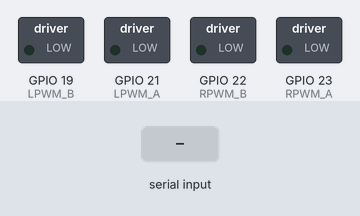
Bench run of a sketch on a simulated ESP32. Shown: switched loads named in the sketch (green lamp = pin HIGH). The test bench sets the inputs (shaded band). Nothing arrives over Bluetooth unless stated.

Above: at 1.2 s.
1.3 s: "F" received over the second serial link
At 2.5 s:
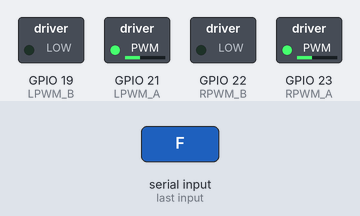
2.8 s: "B" received over the second serial link
At 3.7 s:
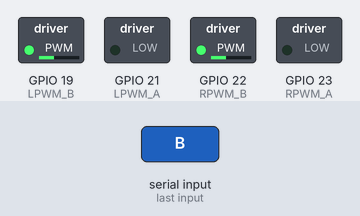
4.3 s: "L" received over the second serial link
At 4.9 s:
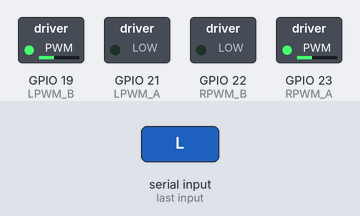
5.8 s: "R" received over the second serial link
At 7.0 s:
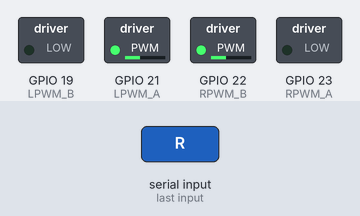
7.3 s: "I" received over the second serial link
At 8.4 s:
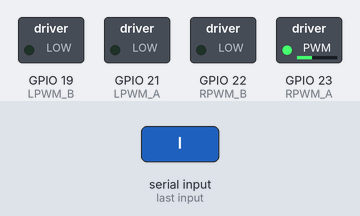
8.8 s: "J" received over the second serial link
At 9.5 s:
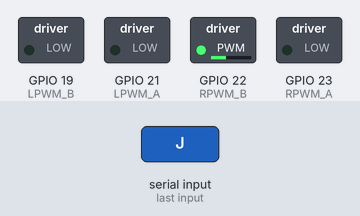
Timing chart, 0 to 11.3 s (numbered marks = the images above; inputs shaded):
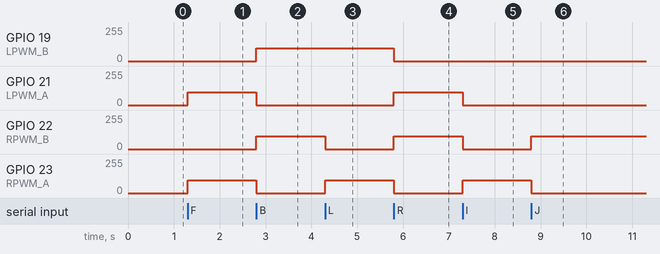

The sketch:

Soccerbot_Bluetooth_Code.ino
```cpp
#include "BluetoothSerial.h"


// Motor pins (Left)
#define LPWM_A  21
#define LPWM_B  19

// Motor pins (Right)
#define RPWM_A  23
#define RPWM_B  22


// Constants
#define MAX_RPM        800
#define LIMIT_RPM      300
#define MAX_PWM        255
#define LIMIT_PWM      ((LIMIT_RPM * MAX_PWM) / MAX_RPM)


BluetoothSerial serialBT;
char BT;
int Speed = LIMIT_PWM;


void setup() {
  Serial.begin(115200);
  serialBT.begin("Soccerbot IUT");
  pinMode(RPWM_A, OUTPUT);
  pinMode(RPWM_B, OUTPUT);
  pinMode(LPWM_A, OUTPUT);
  pinMode(LPWM_B, OUTPUT);

  ledcAttach(RPWM_A, 5000, 8);
  ledcAttach(RPWM_B, 5000, 8);
  ledcAttach(LPWM_A, 5000, 8);
  ledcAttach(LPWM_B, 5000, 8);
}

void loop() {
  while (serialBT.available()) {
    BT = serialBT.read();

    if ('0'<=BT<='4') Speed = LIMIT_PWM;
    else Speed = MAX_PWM;


    if (BT == 'F') go_forward();
    else if (BT == 'B') go_backward();
    else if (BT == 'L') go_left();
    else if (BT == 'R') go_right();
    else if (BT == 'S') stopMotors();
    else if (BT == 'I') forward_right();
    else if (BT == 'J') backward_right();
    else if (BT == 'G') forward_left();
    else if (BT == 'H') backward_left();
    else stopMotors();
  }
}


void go_forward() {
  ledcWrite(RPWM_A, LIMIT_PWM);
  ledcWrite(RPWM_B, 0);
  ledcWrite(LPWM_A, LIMIT_PWM);
  ledcWrite(LPWM_B, 0);
}
void go_backward() {
  ledcWrite(RPWM_A, 0);
  ledcWrite(RPWM_B, Speed);
  ledcWrite(LPWM_A, 0);
  ledcWrite(LPWM_B, Speed);
}
void go_right() {
  ledcWrite(RPWM_A, 0);
  ledcWrite(RPWM_B, LIMIT_PWM);
  ledcWrite(LPWM_A, LIMIT_PWM);
  ledcWrite(LPWM_B, 0);
}
void go_left() {
  ledcWrite(RPWM_A, LIMIT_PWM);
  ledcWrite(RPWM_B, 0);
  ledcWrite(LPWM_A, 0);
  ledcWrite(LPWM_B, LIMIT_PWM);
}
void stopMotors() {
  ledcWrite(RPWM_A, 0);
  ledcWrite(RPWM_B, 0);
  ledcWrite(LPWM_A, 0);
  ledcWrite(LPWM_B, 0);
}
void forward_right() {
  ledcWrite(RPWM_A, LIMIT_PWM);
  ledcWrite(RPWM_B, 0);
  ledcWrite(LPWM_A, 0);
  ledcWrite(LPWM_B, 0);
}
void backward_right() {
  ledcWrite(RPWM_A, 0);
  ledcWrite(RPWM_B, Speed);
  ledcWrite(LPWM_A, 0);
  ledcWrite(LPWM_B, 0);
}
void forward_left() {
  ledcWrite(RPWM_A, 0);
  ledcWrite(RPWM_B, 0);
  ledcWrite(LPWM_A, LIMIT_PWM);
  ledcWrite(LPWM_B, 0);
}
void backward_left() {
  ledcWrite(RPWM_A, 0);
  ledcWrite(RPWM_B, 0);
  ledcWrite(LPWM_A, 0);
  ledcWrite(LPWM_B, Speed);
}
```

Measured:
- after the input at 1.3 s, GPIO 21 (LPWM_A), GPIO 23 (RPWM_A): 0/255 → 95/255 at once
- after the input at 2.8 s, GPIO 19 (LPWM_B), GPIO 22 (RPWM_B): 0/255 → 95/255 at once; GPIO 21 (LPWM_A), GPIO 23 (RPWM_A): 95/255 → 0/255 at once
- after the input at 4.3 s, GPIO 22 (RPWM_B): 95/255 → 0/255 at once; GPIO 23 (RPWM_A): 0/255 → 95/255 at once
- after the input at 5.8 s, GPIO 19 (LPWM_B), GPIO 23 (RPWM_A): 95/255 → 0/255 at once; GPIO 21 (LPWM_A), GPIO 22 (RPWM_B): 0/255 → 95/255 at once
- after the input at 7.3 s, GPIO 21 (LPWM_A), GPIO 22 (RPWM_B): 95/255 → 0/255 at once; GPIO 23 (RPWM_A): 0/255 → 95/255 at once
- after the input at 8.8 s, GPIO 22 (RPWM_B): 0/255 → 95/255 at once; GPIO 23 (RPWM_A): 95/255 → 0/255 at once
